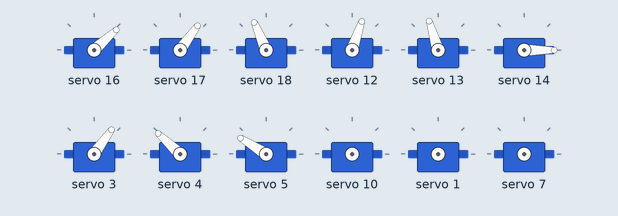
Recording of a sketch running on a simulated Arduino Uno, built with avr-gcc and run on an emulated ATmega328P. On the bench: 12 × servo. What the sketch prints to the serial monitor is not drawn.

Above: at 0.05 s.
At 1.0 s:
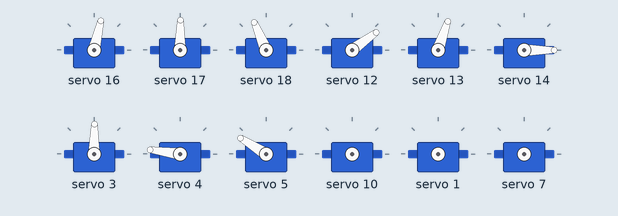
At 2.0 s:
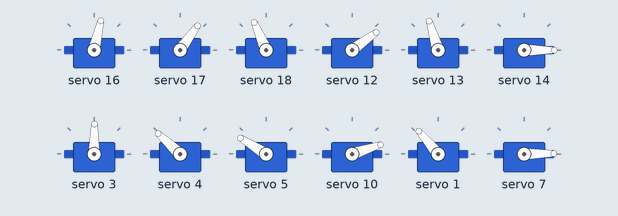
At 4.6 s:
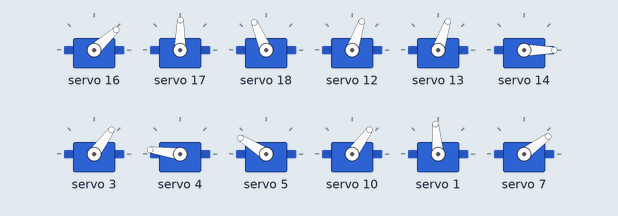
At 6.05 s:
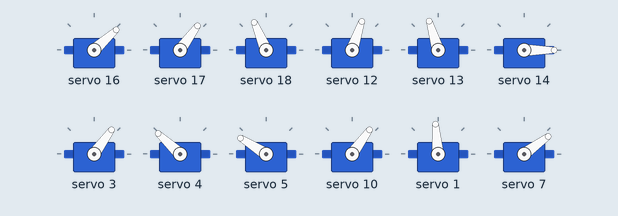
Timing chart, 0 to 7.9 s (numbered marks = the images above):
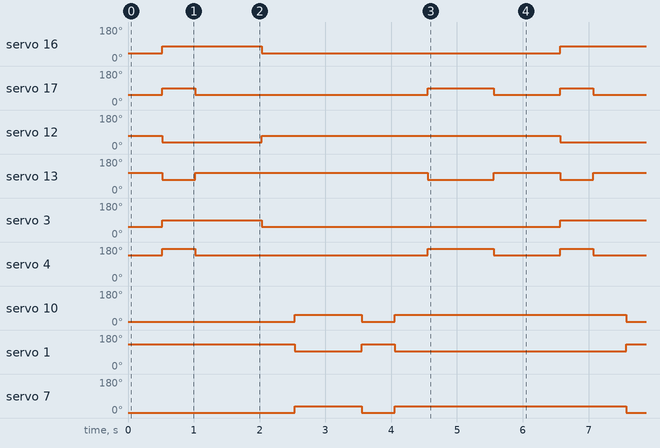

The sketch:

trial3.ino
```cpp
#include <Wire.h>
#include <Servo.h>
#include <Adafruit_PWMServoDriver.h>

// called this way, it uses the default address 0x40
Adafruit_PWMServoDriver pwmA = Adafruit_PWMServoDriver(0x40);
Adafruit_PWMServoDriver pwmB = Adafruit_PWMServoDriver(0x41);
// you can also call it with a different address you want
//Adafruit_PWMServoDriver pwm = Adafruit_PWMServoDriver(0x41);
// you can also call it with a different address and I2C interface
//Adafruit_PWMServoDriver pwm = Adafruit_PWMServoDriver(0x40, Wire);

// Depending on your servo make, the pulse width min and max may vary, you
// want these to be as small/large as possible without hitting the hard stop
// for max range. You'll have to tweak them as necessary to match the servos you
// have!
#define SERVOMIN  150 // This is the 'minimum' pulse length count (out of 4096)
#define SERVOMAX  600 // This is the 'maximum' pulse length count (out of 4096)
#define USMIN  600 // This is the rounded 'minimum' microsecond length based on the minimum pulse of 150
#define USMAX  2400 // This is the rounded 'maximum' microsecond length based on the maximum pulse of 600
#define SERVO_FREQ 50 // Analog servos run at ~50 Hz updates

// our servo # counter
uint8_t servonum = 0;

int angles[] = {
    20, 30, 80, 60, 30, 40, 45, 75, -20, 50, 65, 120, 30, 100, 110, 70, 15, 20
};

// angle direction zero means negative, one means positive
int directions[] = {
  1, 1, 0, 0, 0, 0, 0, 0, 0, 1, 1, 0, 1, 1, 0, 0, 0, 0
};


void setup() {
  Serial.begin(9600);

  pwmA.begin();
  pwmB.begin();
  pwmA.setOscillatorFrequency(27000000);
  pwmB.setOscillatorFrequency(27000000);
  pwmA.setPWMFreq(SERVO_FREQ);
  pwmB.setPWMFreq(SERVO_FREQ); // Analog servos run at ~50 Hz updates
  delay(10);

}
int angletopulse(int ang){
  int pulse= map(ang,0,180,SERVOMIN,SERVOMAX);
  return pulse;
}

// You can use this function if you'd like to set the pulse length in seconds
// e.g. setServoPulse(0, 0.001) is a ~1 millisecond pulse width. It's not precise!
void setServoPulse(uint8_t n, double pulse) {
  double pulselength;

  pulselength = 1000000;   // 1,000,000 us per second
  pulselength /= SERVO_FREQ;   // Analog servos run at ~60 Hz updates
  Serial.print(pulselength); Serial.println(" us per period");
  pulselength /= 4096;  // 12 bits of resolution
  Serial.print(pulselength); Serial.println(" us per bit");
  pulse *= 1000000;  // convert input seconds to us
  pulse /= pulselength;
  Serial.println(pulse);
  pwmA.setPWM(n, 0, pulse);
  pwmB.setPWM(n, 0, pulse);
}

void loop() {
  int ang=0;
  int pulselength=0;

  //standStill();
  moveForward1();
  moveForward2();
  //Moveleg1();
  //Moveleg1();
  //Moveleg2();
  //Moveleg3();
  //Moveleg4();
  //Moveleg5();
  //Moveleg6();
  //individual servo test
    //servo(10,70);
    //delay(500);
    //servo(10,65);
    //delay(500);
    //servo(17,30);


  // Drive each servo one at a time using setPWM()
  Serial.println(servonum);
  Serial.println(servonum);


 }


void runservo( int pin ,int angle ) {
  if(pin<=2){
    pwmB.setPWM(pin, 0, angletopulse(angle));
  }
  else
  {
    if(pin<=8){
      pwmA.setPWM(pin+6, 0, angletopulse(angle));
    }
    else
    {
      pwmA.setPWM(pin-9, 0, angletopulse(angle));
    }
  }
}

void servo( int pin ,int angle ) {
  if(pin<=2){
    pwmB.setPWM(pin, 0, angletopulse(angle));
  }
  else
  {
    if(pin<=8){
      pwmA.setPWM(pin+6, 0, angletopulse(angle));
    }
    else
    {
      pwmA.setPWM(pin-9, 0, angletopulse(angle));
    }
  }
}

void standStill() {
  for (int i=0; i<18; i++) {

    runservo(i,angles[i]);
}
    delay(500);
}

void upmotor(int pin, int angle) {
  if(directions[pin]==1){
    runservo(pin,angles[pin]+angle);
  }
  else
  {
    runservo(pin,angles[pin]-angle);
  }
 }

void downmotor(int pin, int angle) {
  if(directions[pin]==1){
    runservo(pin,angles[pin]-angle);
  }
  else
  {
    runservo(pin,angles[pin]+angle);
  }
}

void forwardmotor(int pin, int angle) {
  if(directions[pin]==1){
    runservo(pin,angles[pin]+angle);
  }
  else
  {
    runservo(pin,angles[pin]-angle);
  }
}

void backwardmotor(int pin, int angle) {
  if(directions[pin]==1){
    runservo(pin,angles[pin]-angle);
  }
  else
  {
    runservo(pin,angles[pin]+angle);
  }
}

void Moveleg1() {
    runservo(0,angles[0]);
    runservo(1,angles[1]);
    runservo(2,angles[2]);
    delay(500);
    forwardmotor(0,30);
    upmotor(1,30);
    delay(500);
    runservo(1,angles[1]);
    //downmotor(1,30);
    delay(500);
    runservo(0,angles[0]);
    //backwardmotor(0,30);
    delay(500);
 }

 void Moveleg2() {
    runservo(3,angles[3]);
    runservo(4,angles[4]);
    runservo(5,angles[5]);
    delay(500);
    forwardmotor(3,30);
    upmotor(4,30);
    delay(500);
    runservo(4,angles[4]);
    //downmotor(1,30);
    delay(500);
    runservo(3,angles[3]);
    //backwardmotor(0,30);
    delay(500);
 }

 void Moveleg3() {
    runservo(6,angles[6]);
    runservo(7,angles[7]);
    runservo(8,angles[8]);
    delay(500);
    forwardmotor(6,30);
    upmotor(7,30);
    delay(500);
    runservo(7,angles[7]);
    //downmotor(1,30);
    delay(500);
    runservo(6,angles[6]);
    //backwardmotor(0,30);
    delay(500);
 }

 void Moveleg4() {
    runservo(9,angles[9]);
    runservo(10,angles[10]);
    runservo(11,angles[11]);
    delay(500);
    forwardmotor(9,30);
    upmotor(10,30);
    delay(500);
    runservo(10,angles[10]);
    //downmotor(1,30);
    delay(500);
    runservo(9,angles[9]);
    //backwardmotor(0,30);
    delay(500);
 }

 void Moveleg5() {
    runservo(12,angles[12]);
    runservo(13,angles[13]);
    runservo(14,angles[14]);
    delay(500);
    forwardmotor(12,30);
    upmotor(13,30);
    delay(500);
    runservo(13,angles[13]);
    //downmotor(1,30);
    delay(500);
    runservo(12,angles[12]);
    //backwardmotor(0,30);
    delay(500);
 }

 void Moveleg6() {
    runservo(15,angles[15]);
    runservo(16,angles[16]);
    runservo(17,angles[17]);
    delay(500);
    forwardmotor(15,30);
    upmotor(16,30);
    delay(500);
    runservo(16,angles[16]);
    //downmotor(1,30);
    delay(500);
    runservo(15,angles[15]);
    //backwardmotor(0,30);
    delay(500);
 }

void moveForward1() {
  //step1
  runservo(0,angles[0]);
  runservo(1,angles[1]);
  runservo(2,angles[2]);

  runservo(6,angles[6]);
  runservo(7,angles[7]);
  runservo(8,angles[8]);

  runservo(12,angles[12]);
  runservo(13,angles[13]);
  runservo(14,angles[14]);
    delay(500);

  //step2
    forwardmotor(0,30);
    upmotor(1,30);

    forwardmotor(6,30);
    upmotor(7,30);

    forwardmotor(12,30);
    upmotor(13,30);

    delay(500);
   //step3
    runservo(1,angles[1]);

    runservo(7,angles[7]);

    runservo(13,angles[13]);
    delay(500);

   //step4

    upmotor(4,30);

    upmotor(10,30);

    upmotor(16,30);

    delay(500);

   //step5
    runservo(0,angles[0]);

    runservo(6,angles[6]);

    runservo(12,angles[12]);

    delay(500);

    //step6
    runservo(3,angles[3]);
    runservo(4,angles[4]);
    runservo(5,angles[5]);

    runservo(9,angles[9]);
    runservo(10,angles[10]);
    runservo(11,angles[11]);

    runservo(15,angles[15]);
    runservo(16,angles[16]);
    runservo(17,angles[17]);

    delay(500);
 }

void moveForward2() {
  //step1
    runservo(3,angles[3]);
    runservo(4,angles[4]);
    runservo(5,angles[5]);

    runservo(9,angles[9]);
    runservo(10,angles[10]);
    runservo(11,angles[11]);

    runservo(15,angles[15]);
    runservo(16,angles[16]);
    runservo(17,angles[17]);

    delay(500);
   //step2
    forwardmotor(3,30);
    upmotor(4,30);

    forwardmotor(9,30);
    upmotor(10,30);

    forwardmotor(15,30);
    upmotor(16,30);

    delay(500);
    //step3
    runservo(4,angles[4]);

    runservo(10,angles[10]);

    runservo(16,angles[16]);

    delay(500);
    //step4

    upmotor(1,30);

    upmotor(7,30);

    upmotor(13,30);

    delay(500);

    //step5
    runservo(3,angles[3]);

    runservo(9,angles[9]);

    runservo(15,angles[15]);

    delay(500);

    //step6

    runservo(1,angles[1]);

    runservo(7,angles[7]);

    runservo(13,angles[13]);

    delay(500);

}
```

Measured:
- by itself, servo 16: alternates 77° for 1.5 s and 42° for 4.5 s
- by itself, servo 17: repeats every 6.0 s: 54° 3.5 s, 89° 1.0 s, 54° 1.0 s, 89° 0.50 s
- by itself, servo 12: alternates 71° for 4.5 s and 36° for 1.5 s
- by itself, servo 13: repeats every 6.0 s: 107° 3.5 s, 71° 1.0 s, 107° 1.0 s, 71° 0.50 s
- by itself, servo 3: alternates 89° for 1.5 s and 54° for 4.5 s
- by itself, servo 4: repeats every 6.0 s: 137° 3.5 s, 172° 1.0 s, 137° 1.0 s, 172° 0.50 s
- by itself, servo 10: repeats every 6.0 s: 18° 0.50 s, 54° 3.5 s, 18° 1.0 s, 54° 1.0 s
- by itself, servo 1: repeats every 6.0 s: 130° 0.50 s, 95° 3.5 s, 130° 1.0 s, 95° 1.0 s
